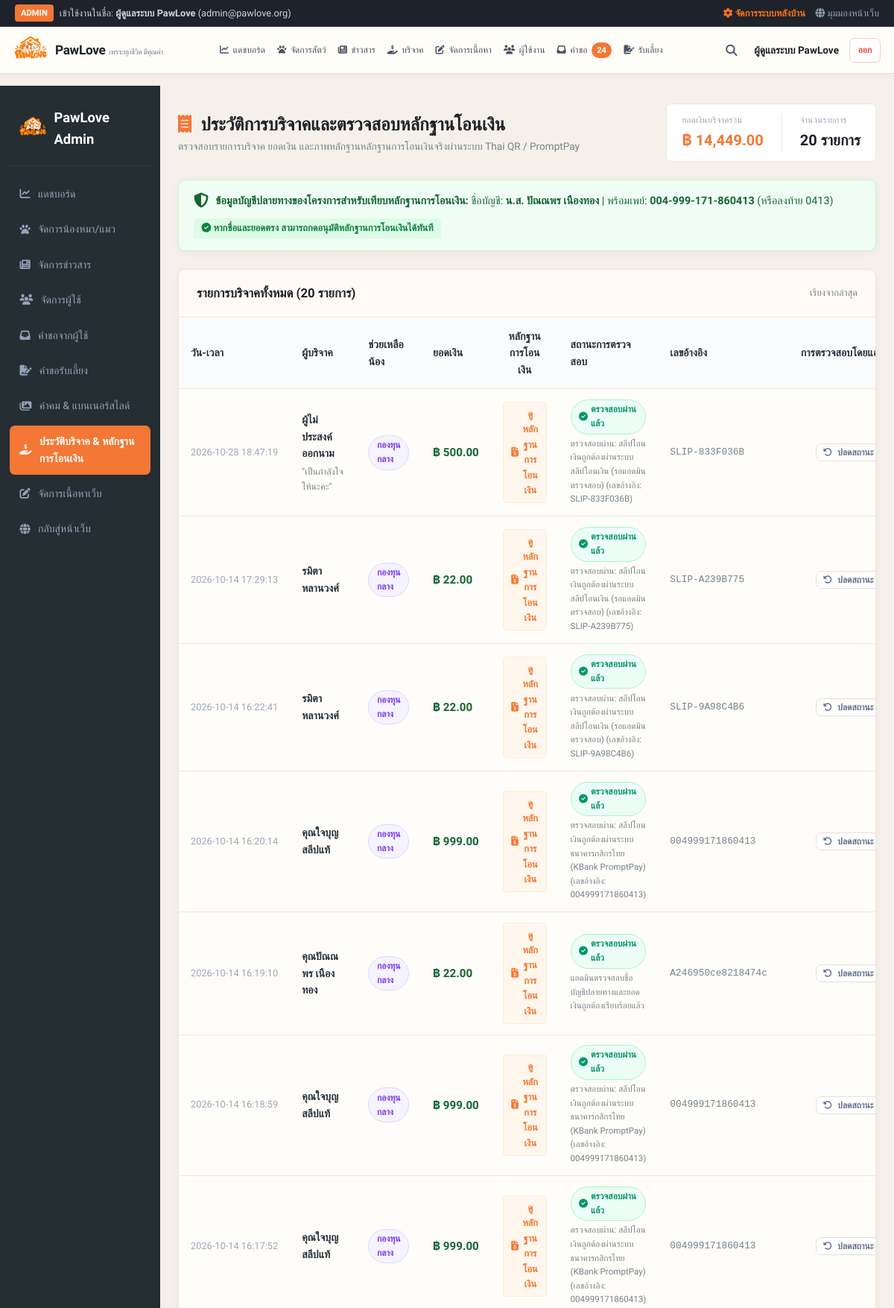
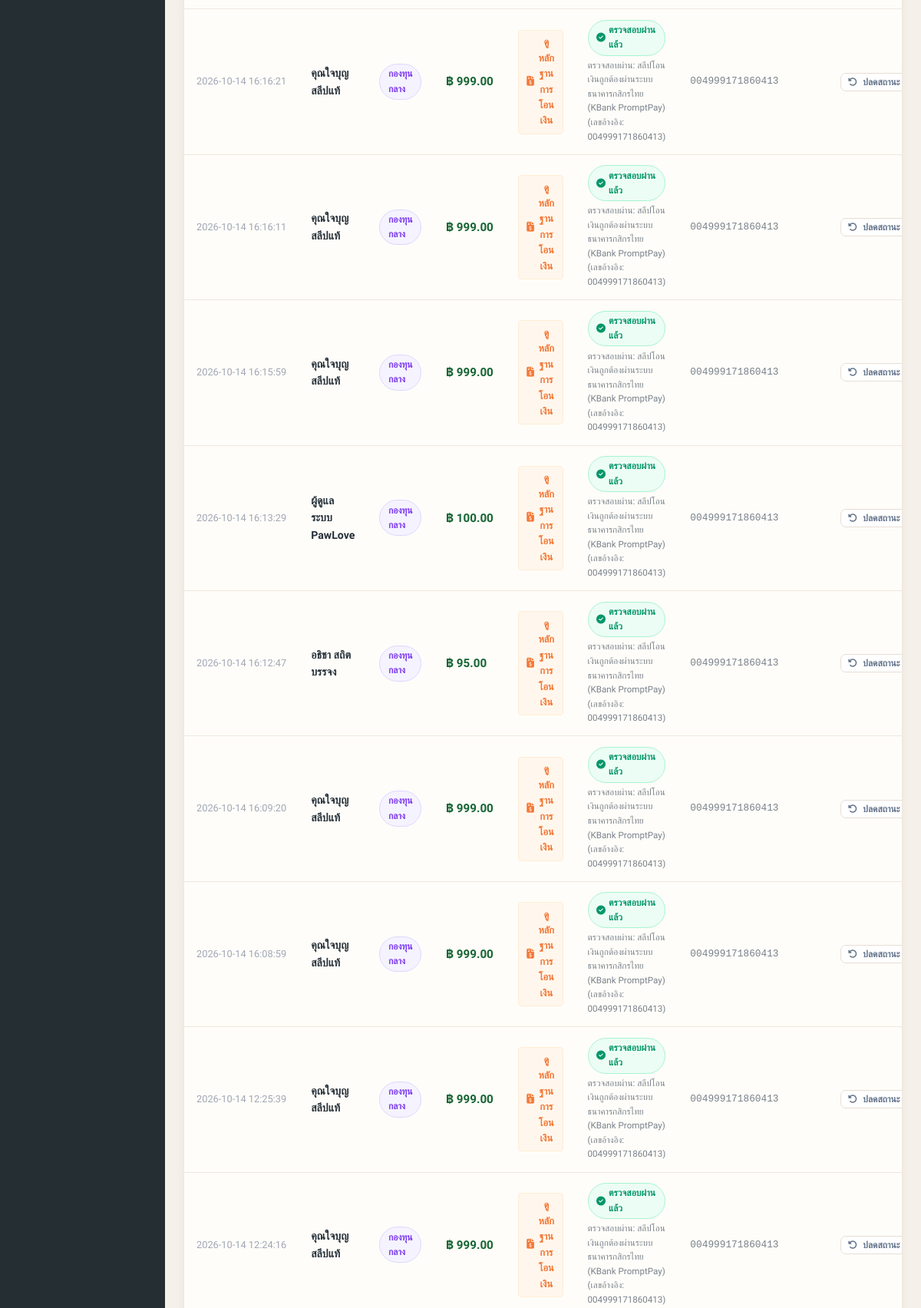
The page /admin/donations (signed in, upper part) on the database its author committed (2 pictures, top to bottom).
### tables this page shows
CREATE TABLE donations (
        id INTEGER PRIMARY KEY AUTOINCREMENT,
        pet_id INTEGER,
        donor_name TEXT NOT NULL,
        amount REAL NOT NULL,
        message TEXT,
        created_at TIMESTAMP DEFAULT CURRENT_TIMESTAMP, payment_method TEXT DEFAULT 'PromptPay', bank_name TEXT, purpose TEXT DEFAULT 'ค่ารักษาพยาบาล', slip_url TEXT, is_verified INTEGER DEFAULT 0, verification_info TEXT, transfer_ref TEXT, target_type TEXT DEFAULT 'general',
        FOREIGN KEY (pet_id) REFERENCES pets (id)
    );

### routes/admin.py (the view)
@admin_bp.route('/donations')
@admin_required
def donations_list():
    conn = get_db_connection()
    cursor = conn.cursor()
    cursor.execute('''
    SELECT d.*, p.name as pet_name, p.species as pet_species
    FROM donations d
    LEFT JOIN pets p ON d.pet_id = p.id
    ORDER BY d.id DESC
    ''')
    donations = cursor.fetchall()
    cursor.execute("SELECT SUM(amount) as total_sum, COUNT(*) as total_count FROM donations")
    stats = cursor.fetchone()
    conn.close()
    return render_template('admin/donations.html', donations=donations, stats=stats)

### database.py (called while the page is built)
def get_db_connection():
    conn = sqlite3.connect(DB_PATH)
    conn.row_factory = sqlite3.Row
    return conn

### routes/admin.py (called while the page is built)
def admin_required(f):
    @wraps(f)
    def decorated_function(*args, **kwargs):
        if 'user_id' not in session or session.get('user_role') != 'admin':
            flash("หน้านี้สำหรับผู้ดูแลระบบเท่านั้น กรุณากรอกอีเมลแอดมินเพื่อเข้าสู่ระบบ", "danger")
            return redirect(url_for('auth.admin_direct_access'))
        return f(*args, **kwargs)
    return decorated_function

### templates/admin/donations.html (shortened to what this page needs)
{% extends "base.html" %}
{% block content %}
<div class="admin-layout-wrapper">
  <aside class="admin-sidebar">
    <div class="admin-sidebar-brand" style="display: flex; align-items: center; gap: 0.6rem;">
      <img src="{{ url_for('static', filename='images/logo.png') }}" alt="PawLove Logo" style="height: 38px; width: auto; object-fit: contain;">
      <span>PawLove Admin</span>
    </div>
    <ul class="admin-sidebar-menu">
      <li class="admin-menu-item"><a href="{{ url_for('admin.dashboard') }}"><i class="fa-solid fa-chart-line"></i> แดชบอร์ด</a></li>
      <li class="admin-menu-item"><a href="{{ url_for('admin.pets_list') }}"><i class="fa-solid fa-paw"></i> จัดการน้องหมา/แมว</a></li>
      <li class="admin-menu-item"><a href="{{ url_for('admin.news_manage') }}"><i class="fa-solid fa-newspaper"></i> จัดการข่าวสาร</a></li>
      <li class="admin-menu-item"><a href="{{ url_for('admin.users_list') }}"><i class="fa-solid fa-users"></i> จัดการผู้ใช้</a></li>
      <li class="admin-menu-item"><a href="{{ url_for('admin.requests_list') }}"><i class="fa-solid fa-inbox"></i> คำขอจากผู้ใช้</a></li>
      <li class="admin-menu-item"><a href="{{ url_for('admin.adoptions_list') }}"><i class="fa-solid fa-file-signature"></i> คำขอรับเลี้ยง</a></li>
      <li class="admin-menu-item"><a href="{{ url_for('admin.quotes_list') }}"><i class="fa-solid fa-images"></i> คำคม & แบนเนอร์สไลด์</a></li>
      <li class="admin-menu-item active"><a href="{{ url_for('admin.donations_list') }}"><i class="fa-solid fa-hand-holding-dollar"></i> ประวัติบริจาค & หลักฐานการโอนเงิน</a></li>
      <li class="admin-menu-item"><a href="{{ url_for('admin.content_edit') }}"><i class="fa-solid fa-pen-to-square"></i> จัดการเนื้อหาเว็บ</a></li>
      <li class="admin-menu-item"><a href="{{ url_for('client.index') }}"><i class="fa-solid fa-globe"></i> กลับสู่หน้าเว็บ</a></li>
    </ul>
  </aside>
  <main class="admin-content-area">
    <div style="display: flex; justify-content: space-between; align-items: center; margin-bottom: 1.5rem; flex-wrap: wrap; gap: 1rem;">
      <div>
        <h1 style="font-size: 1.5rem; font-weight: 800; color: #1e2229;">
          <i class="fa-solid fa-receipt" style="color: var(--primary-orange); margin-right: 0.4rem;"></i> ประวัติการบริจาคและตรวจสอบหลักฐานโอนเงิน
        </h1>
        <p style="font-size: 0.85rem; color: var(--text-muted);">
          ตรวจสอบรายการบริจาค ยอดเงิน และภาพหลักฐานหลักฐานการโอนเงินจริงผ่านระบบ Thai QR / PromptPay
        </p>
      </div>
      <div style="background: white; padding: 0.75rem 1.25rem; border-radius: var(--radius-sm); border: 1px solid var(--border-light); display: flex; gap: 1.5rem;">
        <div>
          <span style="font-size: 0.75rem; color: var(--text-light); display: block;">ยอดเงินบริจาครวม</span>
          <strong style="font-size: 1.25rem; color: var(--primary-orange);">฿ {{ "{:,.2f}".format(stats.total_sum or 0) }}</strong>
        </div>
        <div style="border-left: 1px solid var(--border-light); padding-left: 1.5rem;">
          <span style="font-size: 0.75rem; color: var(--text-light); display: block;">จำนวนรายการ</span>
          <strong style="font-size: 1.25rem; color: #1e2229;">{{ stats.total_count or 0 }} รายการ</strong>
        </div>
      </div>
    </div>
    <div class="card" style="margin-bottom: 1.5rem; background: #f0fdf4; border: 1px solid #bbf7d0; padding: 1rem 1.25rem;">
      <div style="display: flex; align-items: center; justify-content: space-between; flex-wrap: wrap; gap: 0.75rem;">
        <div style="display: flex; align-items: center; gap: 0.6rem; font-size: 0.9rem; color: #166534;">
          <i class="fa-solid fa-shield-halved" style="font-size: 1.25rem;"></i>
          <span>
            <strong>ข้อมูลบัญชีปลายทางของโครงการสำหรับเทียบหลักฐานการโอนเงิน:</strong>
            ชื่อบัญชี: <strong>น.ส. ปัณณพร เนืองทอง</strong> | พร้อมเพย์: <strong>004-999-171-860413</strong> (หรือลงท้าย 0413)
          </span>
        </div>
        <span style="font-size: 0.8rem; color: #15803d; background: #dcfce7; padding: 0.2rem 0.65rem; border-radius: 4px; font-weight: 600;">
          <i class="fa-solid fa-circle-check"></i> หากชื่อและยอดตรง สามารถกดอนุมัติหลักฐานการโอนเงินได้ทันที
        </span>
      </div>
    </div>
    <div class="card">
      <div class="card-header" style="display: flex; justify-content: space-between; align-items: center;">
        <h3 style="font-size: 1.05rem; font-weight: 700; color: #1e2229;">
          รายการบริจาคทั้งหมด ({{ donations|length }} รายการ)
        </h3>
        <span style="font-size: 0.8rem; color: var(--text-muted);">เรียงจากล่าสุด</span>
      </div>
      <div class="card-body" style="padding: 0;">
        <div style="overflow-x: auto;">
          <table style="width: 100%; border-collapse: collapse; font-size: 0.885rem;">
            <thead>
              <tr style="background: #fafbfc; border-bottom: 1.5px solid var(--border-light); text-align: left;">
                <th style="padding: 0.85rem 1rem;">วัน-เวลา</th>
                <th style="padding: 0.85rem 1rem;">ผู้บริจาค</th>
                <th style="padding: 0.85rem 1rem;">ช่วยเหลือน้อง</th>
                <th style="padding: 0.85rem 1rem;">ยอดเงิน</th>
                <th style="padding: 0.85rem 1rem; text-align: center;">หลักฐานการโอนเงิน</th>
                <th style="padding: 0.85rem 1rem;">สถานะการตรวจสอบ</th>
                <th style="padding: 0.85rem 1rem;">เลขอ้างอิง</th>
                <th style="padding: 0.85rem 1rem; text-align: center;">การตรวจสอบโดยแอดมิน</th>
              </tr>
            </thead>
            <tbody>
              {% if donations %}
                {% for d in donations %}
                <tr style="border-bottom: 1px solid var(--border-light);">
                  <td style="padding: 0.85rem 1rem; color: var(--text-light); white-space: nowrap; font-size: 0.8rem;">
                    {{ d.created_at }}
                  </td>
                  <td style="padding: 0.85rem 1rem;">
                    <strong>{{ d.donor_name }}</strong>
                    {% if d.message %}
                    <div style="font-size: 0.775rem; color: var(--text-muted); margin-top: 0.2rem;">"{{ d.message }}"</div>
                    {% endif %}
                  </td>
                  <td style="padding: 0.85rem 1rem;">
                    {% if d.pet_name %}
                      <span class="pill-badge pill-orange" style="font-size: 0.75rem;">
                        <i class="fa-solid fa-paw"></i> {{ d.pet_name }}
                      </span>
                    {% else %}
                      <span class="pill-badge pill-purple" style="font-size: 0.75rem;">
                        กองทุนกลาง
                      </span>
                    {% endif %}
                  </td>
                  <td style="padding: 0.85rem 1rem; font-weight: 700; color: #166534; font-size: 0.95rem; white-space: nowrap;">
                    ฿ {{ "{:,.2f}".format(d.amount) }}
                  </td>
                  <td style="padding: 0.85rem 1rem; text-align: center;">
                    {% if d.slip_url %}
                    <a href="{{ d.slip_url }}" target="_blank" style="display: inline-flex; align-items: center; gap: 0.35rem; text-decoration: none; font-size: 0.8rem; color: var(--primary-orange); font-weight: 600; background: #fff7ed; padding: 0.35rem 0.65rem; border-radius: 4px; border: 1px solid #ffedd5;">
                      <i class="fa-solid fa-file-invoice-dollar"></i> ดูหลักฐานการโอนเงิน
                    </a>
                    {% else %}
                    <span style="font-size: 0.775rem; color: var(--text-light);">-</span>
                    {% endif %}
                  </td>
                  <td style="padding: 0.85rem 1rem;">
                    {% if d.is_verified == 1 %}
                    <span class="pill-badge pill-green" style="font-size: 0.75rem;" title="{{ d.verification_info }}">
                      <i class="fa-solid fa-circle-check"></i> ตรวจสอบผ่านแล้ว
                    </span>
                    {% else %}
                    <span class="pill-badge pill-yellow" style="font-size: 0.75rem;">
                      <i class="fa-solid fa-clock"></i> รอตรวจสอบ
                    </span>
                    {% endif %}
                    {% if d.verification_info %}
                    <div style="font-size: 0.725rem; color: var(--text-muted); margin-top: 0.2rem; max-width: 220px;">
                      {{ d.verification_info }}
                    </div>
                    {% endif %}
                  </td>
                  <td style="padding: 0.85rem 1rem; font-family: monospace; font-size: 0.8rem; color: var(--text-muted);">
                    {{ d.transfer_ref or '-' }}
                  </td>
                  <td style="padding: 0.85rem 1rem; text-align: center; white-space: nowrap;">
                    {% if d.is_verified == 1 %}
                    <form method="POST" action="{{ url_for('admin.donation_verify', donation_id=d.id) }}" style="display: inline;">
                      <button type="submit" class="btn btn-outline btn-sm" style="font-size: 0.75rem; padding: 0.25rem 0.55rem; color: #64748b;" title="ยกเลิกการยืนยัน">
                        <i class="fa-solid fa-rotate-left"></i> ปลดสถานะ
                      </button>
                    </form>
                    {% endif %}
                  </td>
                </tr>
                {% endfor %}
              {% else %}
                <tr>
                  <td colspan="8" style="text-align: center; padding: 2.5rem; color: var(--text-muted);">
                    ยังไม่มีข้อมูลประวัติการบริจาคในระบบ
                  </td>
                </tr>
              {% endif %}
            </tbody>
          </table>
        </div>
      </div>
    </div>
  </main>
</div>
{% endblock %}

### templates/base.html (shortened to what this page needs)
<!DOCTYPE html>
<html lang="th">
<head>
  <link rel="stylesheet" href="https://cdnjs.cloudflare.com/ajax/libs/font-awesome/6.5.1/css/all.min.css">
  <link rel="stylesheet" href="{{ url_for('static', filename='css/style.css') }}">
</head>
<body>
  {% if session.get('user_role') == 'admin' %}
  <div style="background: #1e222b; color: #cbd5e1; padding: 0.4rem 1.25rem; font-size: 0.8rem; border-bottom: 1px solid rgba(255,255,255,0.08);">
    <div style="max-width: 1200px; margin: 0 auto; display: flex; justify-content: space-between; align-items: center; flex-wrap: wrap; gap: 0.5rem;">
      <div style="display: flex; align-items: center; gap: 0.5rem;">
        <span style="background: var(--primary-orange); color: white; padding: 0.15rem 0.5rem; border-radius: 4px; font-weight: 700; font-size: 0.7rem;">ADMIN</span>
        <span>เข้าใช้งานในชื่อ: <strong>{{ session.get('user_name') }}</strong> ({{ session.get('user_email') }})</span>
      </div>
      <div style="display: flex; gap: 0.85rem; align-items: center;">
        <a href="{{ url_for('admin.dashboard') }}" style="color: #f97316; text-decoration: none; font-weight: 600;"><i class="fa-solid fa-gear"></i> จัดการระบบหลังบ้าน</a>
        <a href="{{ url_for('client.index') }}" style="color: #94a3b8; text-decoration: none;"><i class="fa-solid fa-globe"></i> มุมมองหน้าเว็บ</a>
      </div>
    </div>
  </div>
  {% endif %}
  <nav class="navbar">
    <div class="nav-container">
      <a href="{{ url_for('client.index') }}" class="brand-wrapper">
        <img src="{{ url_for('static', filename='images/logo.png') }}" alt="PawLove Logo" style="height: 46px; width: auto; object-fit: contain;">
        <div class="brand-title">
          PawLove <span>เพราะทุกชีวิต มีคุณค่า</span>
        </div>
      </a>
      {% if session.get('user_role') == 'admin' %}
        <ul class="nav-links">
          <li><a href="{{ url_for('admin.dashboard') }}" class="nav-link"><i class="fa-solid fa-chart-line"></i> แดชบอร์ด</a></li>
          <li><a href="{{ url_for('admin.pets_list') }}" class="nav-link"><i class="fa-solid fa-paw"></i> จัดการสัตว์</a></li>
          <li><a href="{{ url_for('admin.news_manage') }}" class="nav-link"><i class="fa-solid fa-newspaper"></i> ข่าวสาร</a></li>
          <li><a href="{{ url_for('admin.donations_list') }}" class="nav-link"><i class="fa-solid fa-hand-holding-dollar"></i> บริจาค</a></li>
          <li><a href="{{ url_for('admin.content_edit') }}" class="nav-link"><i class="fa-solid fa-pen-to-square"></i> จัดการเนื้อหา</a></li>
          <li><a href="{{ url_for('admin.users_list') }}" class="nav-link"><i class="fa-solid fa-users"></i> ผู้ใช้งาน</a></li>
          <li>
            <a href="{{ url_for('admin.requests_list') }}" class="nav-link">
              <i class="fa-solid fa-inbox"></i> คำขอ
              {% if pending_requests_count > 0 %}
              <span class="nav-badge">{{ pending_requests_count }}</span>
              {% endif %}
            </a>
          </li>
          <li><a href="{{ url_for('admin.adoptions_list') }}" class="nav-link"><i class="fa-solid fa-file-signature"></i> รับเลี้ยง</a></li>
        </ul>
      {% endif %}
      <div style="display: flex; align-items: center; gap: 0.5rem;">
        <a href="{{ url_for('client.adopt') }}" class="btn-icon-action" title="ค้นหาสัตว์" style="border: none; background: transparent; font-size: 0.95rem; color: #475569;">
          <i class="fa-solid fa-magnifying-glass"></i>
        </a>
        {% if session.get('user_id') %}
          <span style="font-size: 0.85rem; font-weight: 600; color: #1e2229; padding: 0.2rem 0.4rem;">
            {{ session.get('user_name') }}
          </span>
          <a href="{{ url_for('auth.logout') }}" class="btn btn-outline btn-sm" style="color: #ef4444; border-color: #fecaca;">
            ออก
          </a>
        {% endif %}
      </div>
    </div>
  </nav>
  <main class="content-wrapper">
    {% block content %}{% endblock %}
  </main>
</body>
</html>

### rows shown on the page
donations: get "ผู้ดูแลระบบ PawLove", created_at "2026-10-14 16:13:29", donor_name "ผู้ดูแลระบบ PawLove", amount "100.00", verification_info "ตรวจสอบผ่าน: สลีปโอนเงินถูกต้องผ่านระบบ ธนาคารกสิกรไทย (KBank PromptPay) (เลขอ้างอิง: 004999171860413)", transfer_ref "004999171860413"
donations: created_at "2026-10-28 18:47:19", donor_name "ผู้ไม่ประสงค์ออกนาม", message "เป็นกำลังใจให้นะคะ", amount "500.00", verification_info "ตรวจสอบผ่าน: สลีปโอนเงินถูกต้องผ่านระบบ สลีปโอนเงิน (รอแอดมินตรวจสอบ) (เลขอ้างอิง: SLIP-833F036B)", transfer_ref "SLIP-833F036B"
donations: created_at "2026-10-14 17:29:13", donor_name "รมิตา หลานวงศ์", amount "22.00", verification_info "ตรวจสอบผ่าน: สลีปโอนเงินถูกต้องผ่านระบบ สลีปโอนเงิน (รอแอดมินตรวจสอบ) (เลขอ้างอิง: SLIP-A239B775)", transfer_ref "SLIP-A239B775"
donations: created_at "2026-10-14 16:22:41", donor_name "รมิตา หลานวงศ์", amount "22.00", verification_info "ตรวจสอบผ่าน: สลีปโอนเงินถูกต้องผ่านระบบ สลีปโอนเงิน (รอแอดมินตรวจสอบ) (เลขอ้างอิง: SLIP-9A98C4B6)", transfer_ref "SLIP-9A98C4B6"
donations: created_at "2026-10-14 16:20:14", donor_name "คุณใจบุญ สลีปแท้", amount "999.00", verification_info "ตรวจสอบผ่าน: สลีปโอนเงินถูกต้องผ่านระบบ ธนาคารกสิกรไทย (KBank PromptPay) (เลขอ้างอิง: 004999171860413)", transfer_ref "004999171860413"
donations: created_at "2026-10-14 16:19:10", donor_name "คุณปัณณพร เนืองทอง", amount "22.00", verification_info "แอดมินตรวจสอบชื่อบัญชีปลายทางและยอดเงินถูกต้องเรียบร้อยแล้ว", transfer_ref "A246950ce8218474c"
donations: created_at "2026-10-14 16:18:59", donor_name "คุณใจบุญ สลีปแท้", amount "999.00", verification_info "ตรวจสอบผ่าน: สลีปโอนเงินถูกต้องผ่านระบบ ธนาคารกสิกรไทย (KBank PromptPay) (เลขอ้างอิง: 004999171860413)", transfer_ref "004999171860413"
donations: created_at "2026-10-14 16:17:52", donor_name "คุณใจบุญ สลีปแท้", amount "999.00", verification_info "ตรวจสอบผ่าน: สลีปโอนเงินถูกต้องผ่านระบบ ธนาคารกสิกรไทย (KBank PromptPay) (เลขอ้างอิง: 004999171860413)", transfer_ref "004999171860413"
donations: created_at "2026-10-14 16:16:21", donor_name "คุณใจบุญ สลีปแท้", amount "999.00", verification_info "ตรวจสอบผ่าน: สลีปโอนเงินถูกต้องผ่านระบบ ธนาคารกสิกรไทย (KBank PromptPay) (เลขอ้างอิง: 004999171860413)", transfer_ref "004999171860413"
donations: created_at "2026-10-14 16:16:11", donor_name "คุณใจบุญ สลีปแท้", amount "999.00", verification_info "ตรวจสอบผ่าน: สลีปโอนเงินถูกต้องผ่านระบบ ธนาคารกสิกรไทย (KBank PromptPay) (เลขอ้างอิง: 004999171860413)", transfer_ref "004999171860413"
donations: created_at "2026-10-14 16:15:59", donor_name "คุณใจบุญ สลีปแท้", amount "999.00", verification_info "ตรวจสอบผ่าน: สลีปโอนเงินถูกต้องผ่านระบบ ธนาคารกสิกรไทย (KBank PromptPay) (เลขอ้างอิง: 004999171860413)", transfer_ref "004999171860413"
donations: created_at "2026-10-14 16:12:47", donor_name "อธิชา สถิตบรรจง", amount "95.00", verification_info "ตรวจสอบผ่าน: สลีปโอนเงินถูกต้องผ่านระบบ ธนาคารกสิกรไทย (KBank PromptPay) (เลขอ้างอิง: 004999171860413)", transfer_ref "004999171860413"
donations: created_at "2026-10-14 16:09:20", donor_name "คุณใจบุญ สลีปแท้", amount "999.00", verification_info "ตรวจสอบผ่าน: สลีปโอนเงินถูกต้องผ่านระบบ ธนาคารกสิกรไทย (KBank PromptPay) (เลขอ้างอิง: 004999171860413)", transfer_ref "004999171860413"
donations: created_at "2026-10-14 16:08:59", donor_name "คุณใจบุญ สลีปแท้", amount "999.00", verification_info "ตรวจสอบผ่าน: สลีปโอนเงินถูกต้องผ่านระบบ ธนาคารกสิกรไทย (KBank PromptPay) (เลขอ้างอิง: 004999171860413)", transfer_ref "004999171860413"
donations: created_at "2026-10-14 12:25:39", donor_name "คุณใจบุญ สลีปแท้", amount "999.00", verification_info "ตรวจสอบผ่าน: สลีปโอนเงินถูกต้องผ่านระบบ ธนาคารกสิกรไทย (KBank PromptPay) (เลขอ้างอิง: 004999171860413)", transfer_ref "004999171860413"
donations: created_at "2026-10-14 12:24:16", donor_name "คุณใจบุญ สลีปแท้", amount "999.00", verification_info "ตรวจสอบผ่าน: สลีปโอนเงินถูกต้องผ่านระบบ ธนาคารกสิกรไทย (KBank PromptPay) (เลขอ้างอิง: 004999171860413)", transfer_ref "004999171860413"

### other values the page prints
{{ session.get('user_email') }} "admin@pawlove.org"
{{ pending_requests_count }} "24"
{{ "{:,.2f}".format(stats.total_sum or 0) }} "14,449.00"
{{ stats.total_count or 0 }} "20"
{{ donations|length }} "20"
